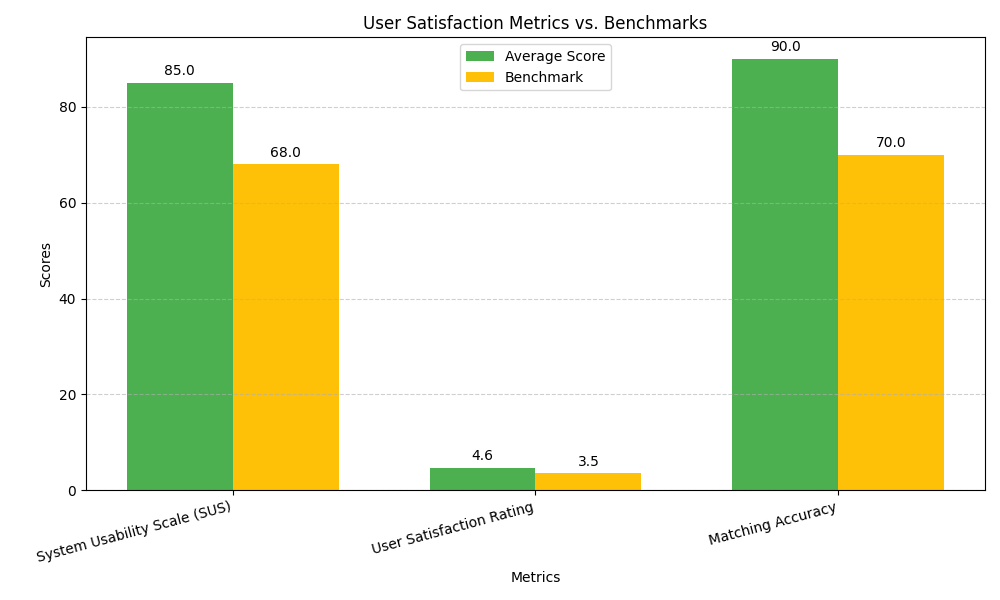

Here is the Python script that generated this plot:
import matplotlib.pyplot as plt
import numpy as np

# Data for user satisfaction metrics
metrics = ['System Usability Scale (SUS)', 'User Satisfaction Rating', 'Matching Accuracy']
average_scores = [85, 4.6, 90]  # Average scores for each metric
benchmarks = [68, 3.5, 70]  # Benchmarks for each metric (assuming 3.5 as a neutral benchmark for satisfaction rating)

# Define the x-axis positions for the bars
x = np.arange(len(metrics))
width = 0.35  # Width of the bars

# Create the bar chart
fig, ax = plt.subplots(figsize=(10, 6))
bars1 = ax.bar(x - width/2, average_scores, width, label='Average Score', color='#4CAF50')
bars2 = ax.bar(x + width/2, benchmarks, width, label='Benchmark', color='#FFC107')

# Add labels, title, and legend
ax.set_xlabel('Metrics')
ax.set_ylabel('Scores')
ax.set_title('User Satisfaction Metrics vs. Benchmarks')
ax.set_xticks(x)
ax.set_xticklabels(metrics, rotation=15, ha='right')
ax.legend()

# Adding text annotations to show values on top of the bars
for bar in bars1:
    yval = bar.get_height()
    ax.text(bar.get_x() + bar.get_width()/2, yval + 1, f'{yval}', ha='center', va='bottom', fontsize=10)

for bar in bars2:
    yval = bar.get_height()
    ax.text(bar.get_x() + bar.get_width()/2, yval + 1, f'{yval}', ha='center', va='bottom', fontsize=10)

# Display the plot
plt.tight_layout()
plt.grid(axis='y', linestyle='--', alpha=0.6)
plt.show()
